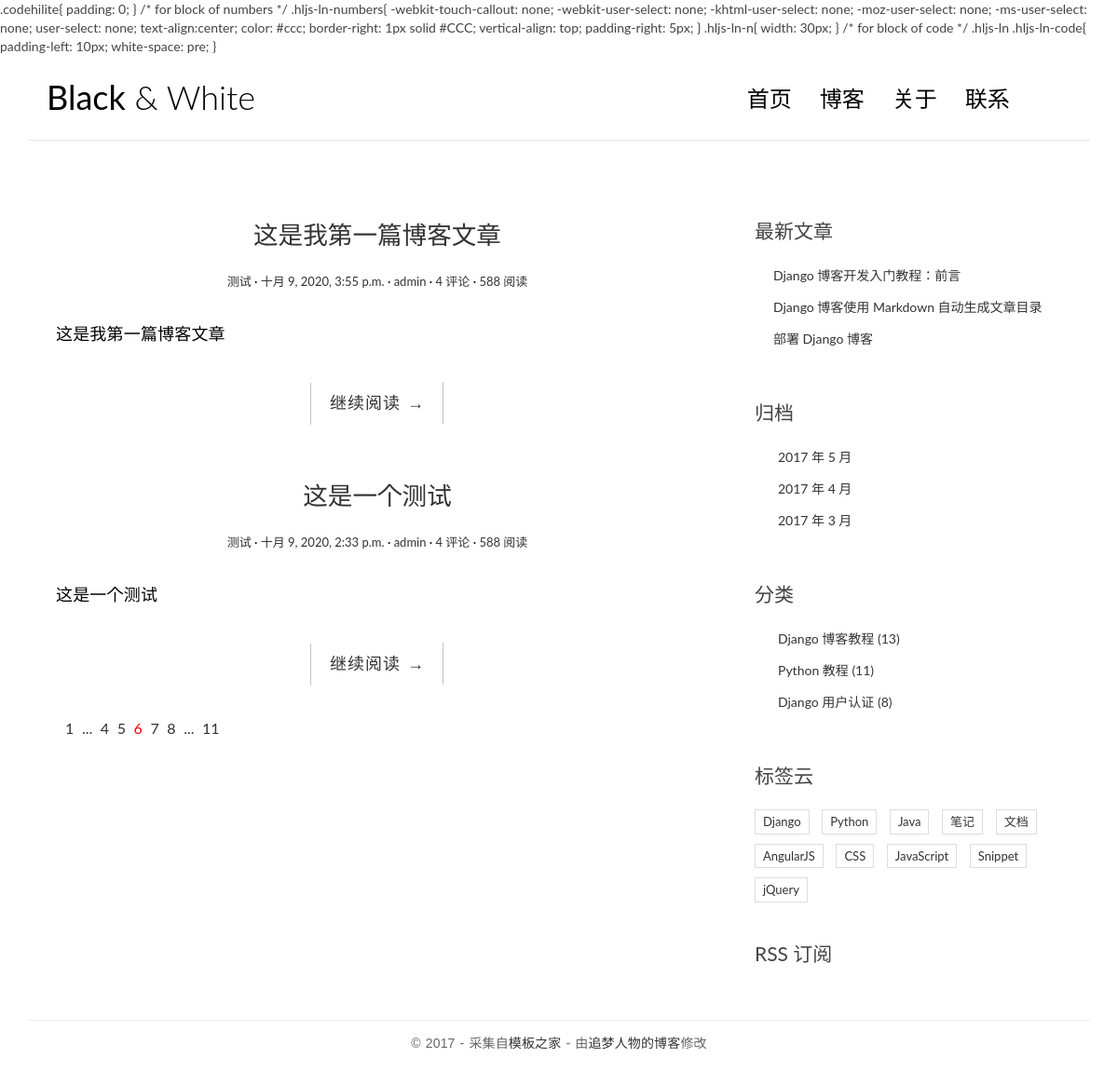
Before: / with the older database file.
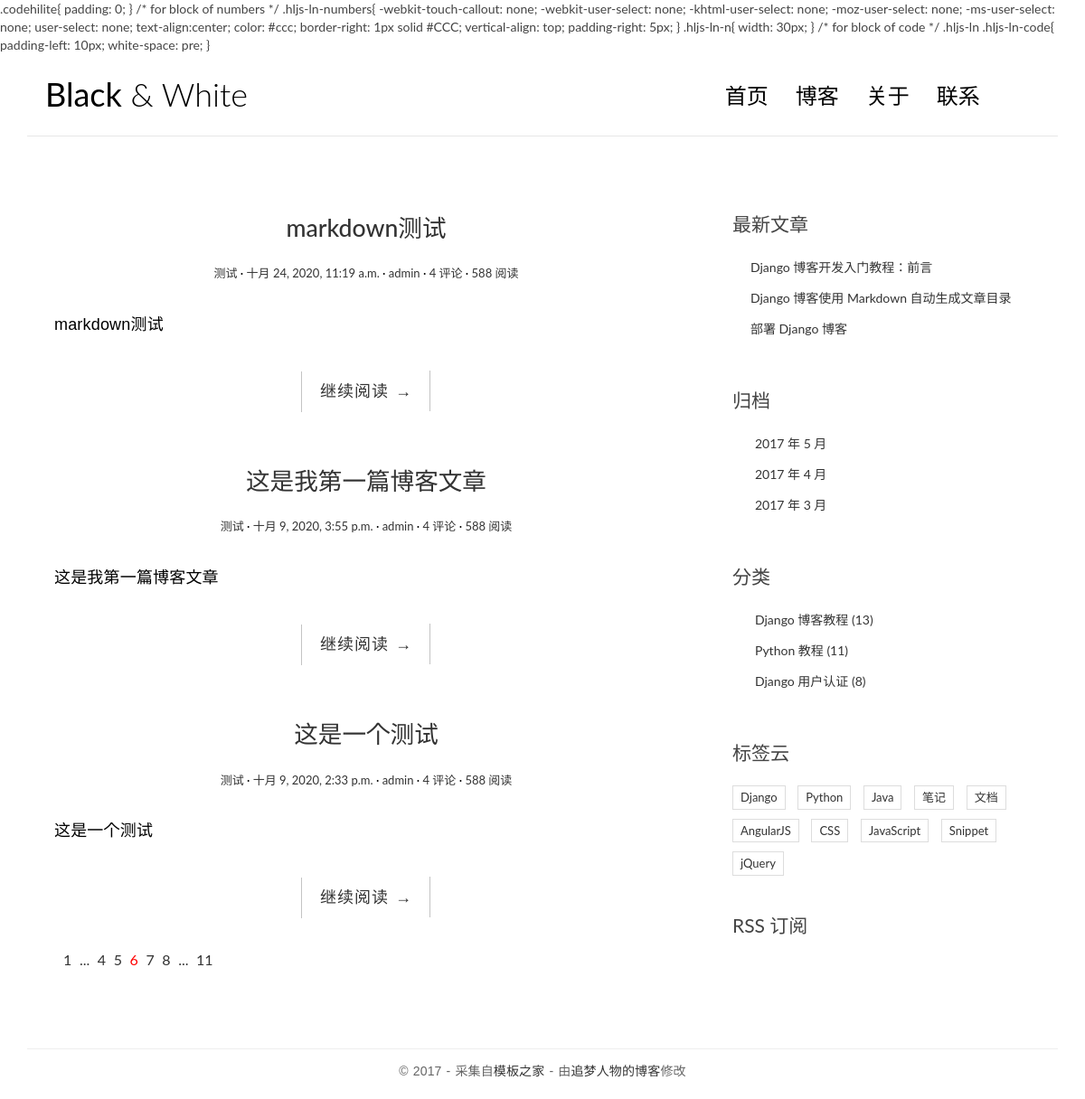
After: the same page with the newer database file.
### blogger/models.py (models this page shows, shortened)
class Post(models.Model):
    title = models.CharField('标题', max_length=100)
    body = models.TextField('正文')
    created_time = models.DateTimeField('创建时间', default=timezone.now)
    modified_time = models.DateTimeField('修改时间')
    excerpt = models.CharField('摘要', max_length=200, blank=True)
    category = models.ForeignKey(Category, verbose_name='分类', on_delete=models.CASCADE)
    tags = models.ManyToManyField(Tag, verbose_name='标签', blank=True)
    author = models.ForeignKey(User, verbose_name='作者', on_delete=models.CASCADE)
    class Meta:
        verbose_name = '文章'
        verbose_name_plural = verbose_name
    def get_absolute_url(self):
        return reverse('blogger:detail', kwargs={'pk': self.pk})

class Category(models.Model):
    name = models.CharField(max_length=100)
    class Meta:
        verbose_name = '分类'
        verbose_name_plural = verbose_name

### blogger/views.py (the view)
# urls.py: path('', views.index, name='index'),
def index(request):
    post_list = Post.objects.all().order_by('-created_time')
    return render(request, 'blogger/index.html', context={'post_list': post_list})

### templates/blogger/index.html
{% extends 'base.html' %}
{% block main %}
             {% for post in post_list %}
                <article class="post post-{{ post.pk }}">
                    <header class="entry-header">
                        <h1 class="entry-title">
                            <a href="{{ post.get_absolute_url }}">{{ post.title }}</a>
                        </h1>
                        <div class="entry-meta">
                            <span class="post-category"><a href="#">{{ post.category.name }}</a></span>
                            <span class="post-date"><a href="#"><time class="entry-date"
                                                                      datetime="{{ post.created_time }}">{{ post.created_time }}</time></a></span>
                            <span class="post-author"><a href="#">{{ post.author }}</a></span>
                            <span class="comments-link"><a href="#">4 评论</a></span>
                            <span class="views-count"><a href="#">588 阅读</a></span>
                        </div>
                    </header>
                    <div class="entry-content clearfix">
                        <p>{{ post.excerpt }}</p>
                        <div class="read-more cl-effect-14">
                            <a href="{{ post.get_absolute_url }}" class="more-link">继续阅读 <span class="meta-nav">→</span></a>
                        </div>
                    </div>
                </article>
            {% empty %}
              <div class="no-post">暂时还没有发布的文章！</div>
            {% endfor %}
                <div class="pagination">
                    <ul>
                        <li><a href="">1</a></li>
                        <li><a href="">...</a></li>
                        <li><a href="">4</a></li>
                        <li><a href="">5</a></li>
                        <li class="current"><a href="">6</a></li>
                        <li><a href="">7</a></li>
                        <li><a href="">8</a></li>
                        <li><a href="">...</a></li>
                        <li><a href="">11</a></li>
                    </ul>
                </div>
{% endblock main %}

### templates/base.html (shortened to what this page needs)
{% load static %}
<!DOCTYPE html>
<html>
<head>
    <link rel="stylesheet" href="http://code.ionicframework.com/ionicons/2.0.1/css/ionicons.min.css">
    <link rel="stylesheet" href="{% static 'blogger/css/bootstrap.min.css' %}">
    <link rel="stylesheet" href="{% static 'blogger/css/pace.css' %}">
    <link rel="stylesheet" href="{% static 'blogger/css/custom.css' %}">
    <link href="https://cdn.bootcss.com/highlight.js/9.15.8/styles/github.min.css" rel="stylesheet"
    <style>
</head>
<body>
<div class="container">
    <header id="site-header">
        <div class="row">
            <div class="col-md-4 col-sm-5 col-xs-8">
                <div class="logo">
                    <h1><a href="blogger/index.html"><b>Black</b> &amp; White</a></h1>
                </div>
            </div>
            <div class="col-md-8 col-sm-7 col-xs-4">
                <nav class="main-nav" role="navigation">
                    <div class="collapse navbar-collapse" id="bs-example-navbar-collapse-1">
                        <ul class="nav navbar-nav navbar-right">
                            <li class="cl-effect-11"><a href="blogger/index.html" data-hover="首页">首页</a></li>
                            <li class="cl-effect-11"><a href="full-width.html" data-hover="博客">博客</a></li>
                            <li class="cl-effect-11"><a href="about.html" data-hover="关于">关于</a></li>
                            <li class="cl-effect-11"><a href="contact.html" data-hover="联系">联系</a></li>
                        </ul>
                    </div>
                </nav>
            </div>
        </div>
    </header>
</div>
<div class="content-body">
    <div class="container">
        <div class="row">
            <main class="col-md-8">
                {% block main %}
                {% endblock main %}
            </main>
            <aside class="col-md-4">
                <div class="widget widget-recent-posts">
                    <h3 class="widget-title">最新文章</h3>
                    <ul>
                        <li>
                            <a href="#">Django 博客开发入门教程：前言</a>
                        </li>
                        <li>
                            <a href="#">Django 博客使用 Markdown 自动生成文章目录</a>
                        </li>
                        <li>
                            <a href="#">部署 Django 博客</a>
                        </li>
                    </ul>
                </div>
                <div class="widget widget-archives">
                    <h3 class="widget-title">归档</h3>
                    <ul>
                        <li>
                            <a href="#">2017 年 5 月</a>
                        </li>
                        <li>
                            <a href="#">2017 年 4 月</a>
                        </li>
                        <li>
                            <a href="#">2017 年 3 月</a>
                        </li>
                    </ul>
                </div>
                <div class="widget widget-category">
                    <h3 class="widget-title">分类</h3>
                    <ul>
                        <li>
                            <a href="#">Django 博客教程 <span class="post-count">(13)</span></a>
                        </li>
                        <li>
                            <a href="#">Python 教程 <span class="post-count">(11)</span></a>
                        </li>
                        <li>
                            <a href="#">Django 用户认证 <span class="post-count">(8)</span></a>
                        </li>
                    </ul>
                </div>
                <div class="widget widget-tag-cloud">
                    <h3 class="widget-title">标签云</h3>
                    <ul>
                        <li>
                            <a href="#">Django</a>
                        </li>
                        <li>
                            <a href="#">Python</a>
                        </li>
                        <li>
                            <a href="#">Java</a>
                        </li>
                        <li>
                            <a href="#">笔记</a>
                        </li>
                        <li>
                            <a href="#">文档</a>
                        </li>
                        <li>
                            <a href="#">AngularJS</a>
                        </li>
                        <li>
                            <a href="#">CSS</a>
                        </li>
                        <li>
                            <a href="#">JavaScript</a>
                        </li>
                        <li>
                            <a href="#">Snippet</a>
                        </li>
                        <li>
                            <a href="#">jQuery</a>
                        </li>
                    </ul>
                </div>
                <div class="rss">
                    <a href=""> RSS 订阅</a>
                </div>
            </aside>
        </div>
    </div>
</div>
<footer id="site-footer">
    <div class="container">
        <div class="row">
            <div class="col-md-12">
                <p class="copyright">&copy 2017 - 采集自<a href="http://www.cssmoban.com/"
                                                        target="_blank" title="模板之家">模板之家</a>
                    - 由<a href="http://zmrenwu.com/" title="网页模板" target="_blank">追梦人物的博客</a>修改
                </p>
            </div>
        </div>
    </div>
</footer>
</body>
</html>

### blogger/static/blogger/css/custom.css (style rules this page uses)
* { outline: none; }
h1, h2, h3, h4, h5, h6 { margin-top: 0; }
b { font-weight: 400; }
a { color: #333; }
body { color: #444; font-family: 'Lato', sans-serif; }
p { font-family: 'Ubuntu', sans-serif; font-weight: 400; word-spacing: 1px; letter-spacing: 0.01em; }
#site-header { background-color: #FFF; padding: 25px 20px; margin-bottom: 40px; border-bottom: 1px solid #e7e7e7; }
.logo h1 a { color: #000; }
.logo h1 { margin: 0; font-family: 'Lato', sans-serif; font-weight: 300; }
.main-nav { margin-top: 11px; max-width: 95%; }
.main-nav a { color: #000000 !important; padding: 0 0 5px 0 !important; margin-right: 30px; font-family: 'Lato', sans-serif; font-weight: 300; font-size: 24px; }
.cl-effect-11 a { padding: 10px 0; color: #0972b4; text-shadow: none; }
.cl-effect-11 a::before { position: absolute; top: 0; left: 0; overflow: hidden; padding: 0 0 5px 0 !important; max-width: 0; border-bottom: 1px solid #000; color: #000; content: attr(data-hover); white-space: nowrap; -webkit-transition: max-width 0.5s; -moz-transition: max-width 0.5s; transition: max-width 0.5s; }
.content-body { padding-bottom: 4em; }
.post { background: #fff; padding: 30px 30px 0; }
.entry-title { text-align: center; font-size: 1.9em; margin-bottom: 20px; line-height: 1.6; padding: 10px 20px 0; }
.entry-meta { text-align: center; color: #DDDDDD; font-size: 13px; margin-bottom: 30px; }
.entry-content { font-size: 18px; line-height: 1.9; font-weight: 300; color: #000; }
.post-category::after, .post-date::after, .post-author::after, .comments-link::after { content: ' ·'; color: #000; }
.read-more { font-family: 'Ubuntu', sans-serif; font-weight: 400; word-spacing: 1px; letter-spacing: 0.01em; text-align: center; margin-top: 20px; }
.cl-effect-14 a { padding: 0 20px; height: 45px; line-height: 45px; position: relative; display: inline-block; margin: 15px 25px; letter-spacing: 1px; font-weight: 400; text-shadow: 0 0 1px rgba(255, 255, 255, 0.3); }
.cl-effect-14 a::before, .cl-effect-14 a::after { position: absolute; width: 45px; height: 1px; background: #C3C3C3; content: ''; -webkit-transition: all 0.3s; -moz-transition: all 0.3s; transition: all 0.3s; pointer-events: none; }
.cl-effect-14 a::before { top: 0; left: 0; -webkit-transform: rotate(90deg); -moz-transform: rotate(90deg); transform: rotate(90deg); -webkit-transform-origin: 0 0; -moz-transform-origin: 0 0; transform-origin: 0 0; }
.cl-effect-14 a::after { right: 0; bottom: 0; -webkit-transform: rotate(90deg); -moz-transform: rotate(90deg); transform: rotate(90deg); -webkit-transform-origin: 100% 0; -moz-transform-origin: 100% 0; transform-origin: 100% 0; }
.widget { background: #fff; padding: 30px 0 0; }
.widget-title { font-size: 1.5em; margin-bottom: 20px; line-height: 1.6; padding: 10px 0 0; font-weight: 400; }
.widget-recent-posts ul { padding: 0; margin: 0; padding-left: 20px; }
.widget-recent-posts ul li { list-style-type: none; position: relative; line-height: 170%; margin-bottom: 10px; }
.widget-recent-posts ul li::before { content: '\f3d3'; font-family: "Ionicons"; position: absolute; left: -17px; top: 3px; font-size: 16px; color: #000; }
.widget-archives ul { padding: 0; margin: 0; padding-left: 25px; }
.widget-archives ul li { list-style-type: none; position: relative; line-height: 170%; margin-bottom: 10px; }
.widget-archives ul li::before { content: '\f3f3'; font-family: "Ionicons"; position: absolute; left: -25px; top: 1px; font-size: 16px; color: #000; }
.widget-category ul { padding: 0; margin: 0; padding-left: 25px; }
.widget-category ul li { list-style-type: none; position: relative; line-height: 170%; margin-bottom: 10px; }
.widget-category ul li::before { content: '\f3fe'; font-family: "Ionicons"; position: absolute; left: -25px; top: 1px; font-size: 18px; color: #000; }
.widget-tag-cloud ul { padding: 0; margin: 0; margin-right: -10px; }
.widget-tag-cloud ul li { list-style-type: none; font-size: 13px; display: inline-block; margin-right: 10px; margin-bottom: 10px; padding: 3px 8px; border: 1px solid #ddd; }
.rss { font-size: 21px; margin-top: 30px; }
.rss a { color: #444; }
#site-footer { padding-top: 10px; padding: 0 0 1.5em 0; }
.copyright { text-align: center; padding-top: 1em; margin: 0; border-top: 1px solid #eee; color: #666; }
.pagination ul { list-style: none; }
.pagination ul li { display: inline-block; font-size: 16px; margin-right: 5px; }
.current a { color: red; }

Changed rows visible on the page:
added Post: title "markdown测试", category.name "测试", created_time "十月 24, 2020, 11:19 a.m.", author "admin", excerpt "markdown测试"
